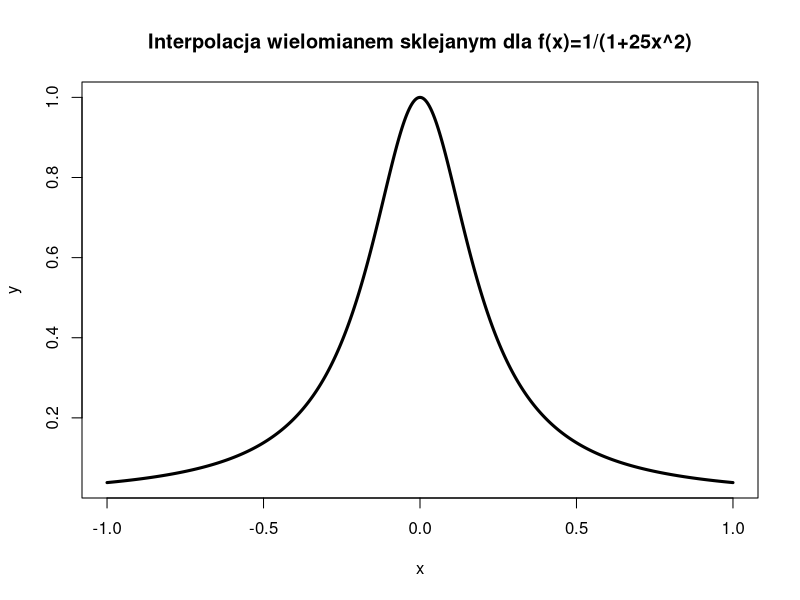
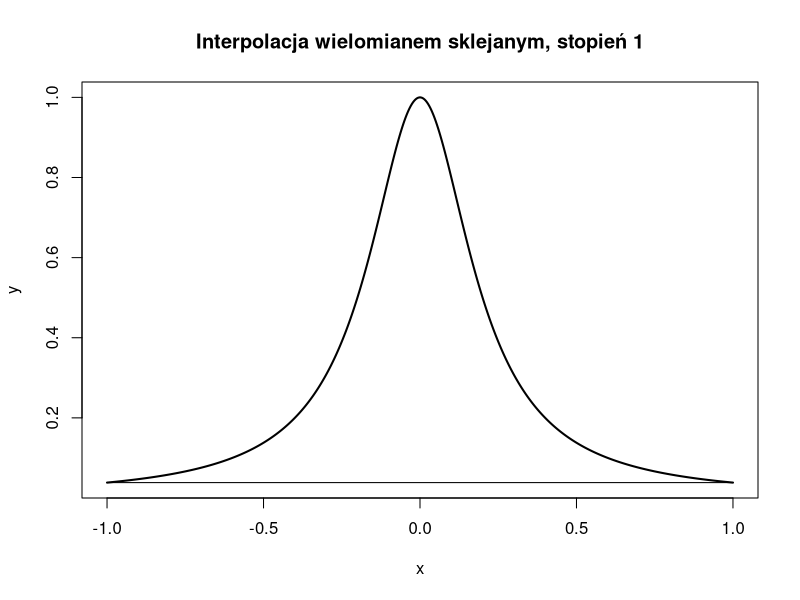
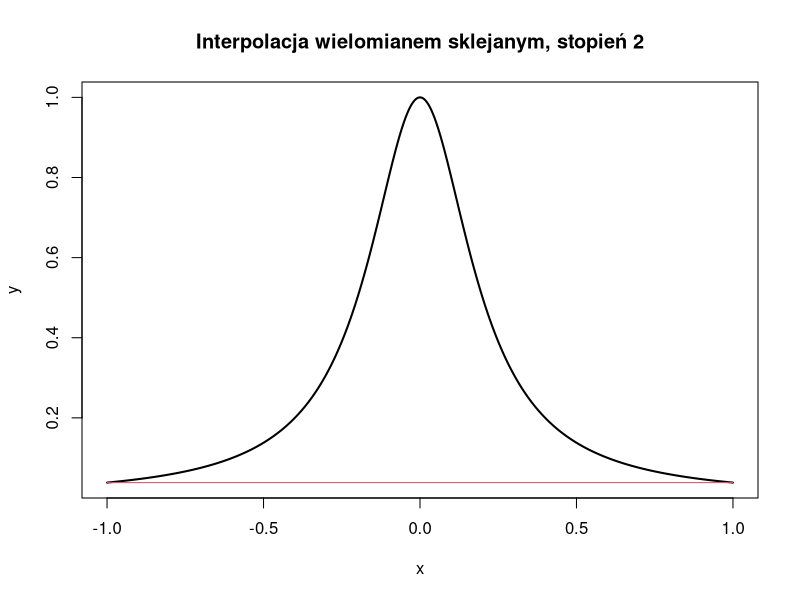
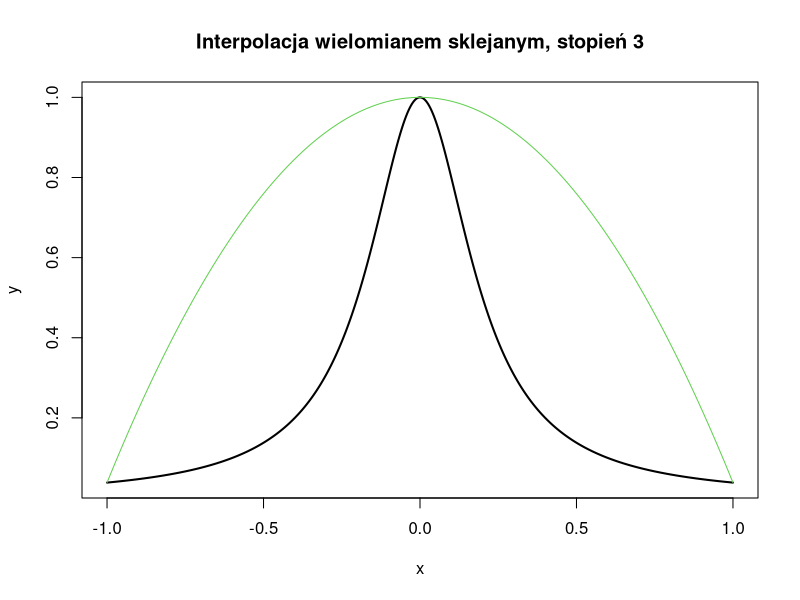
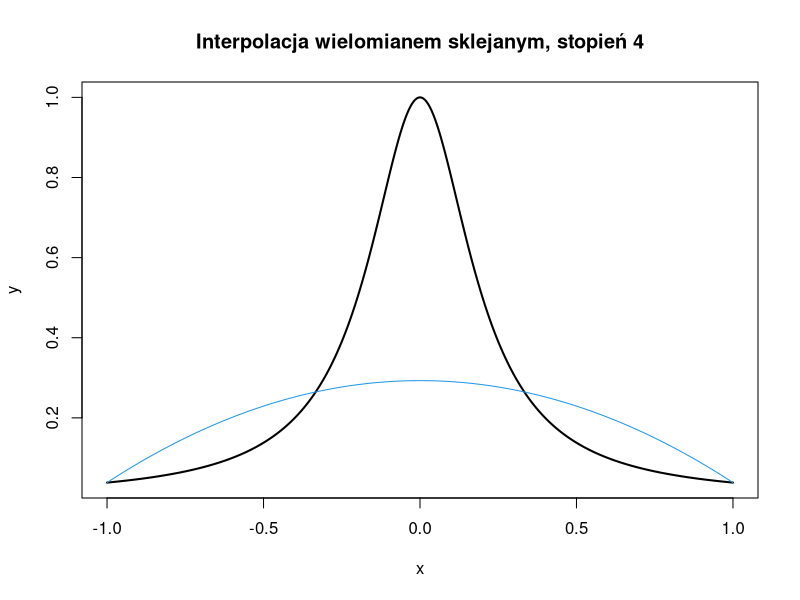
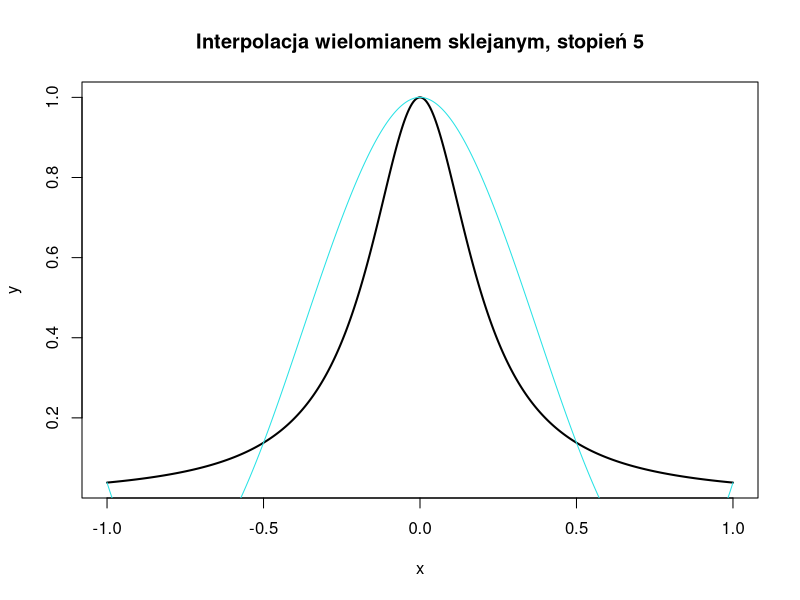
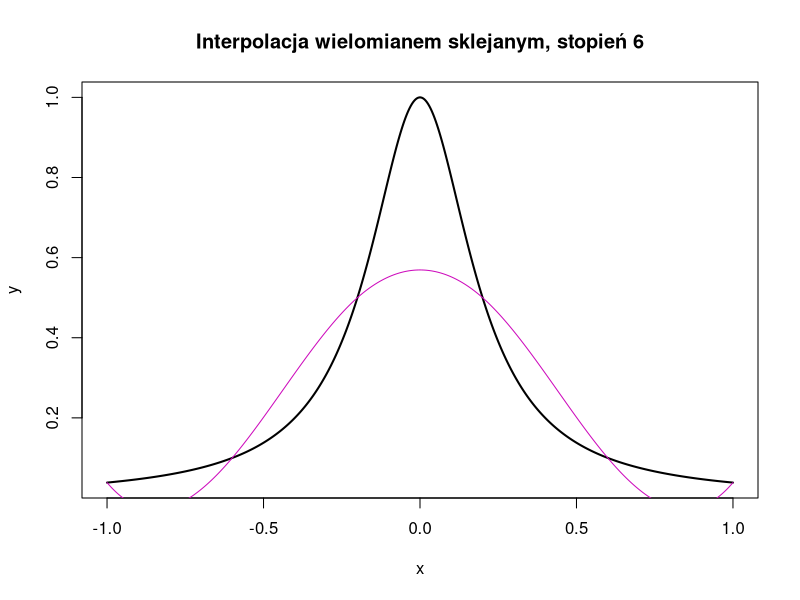
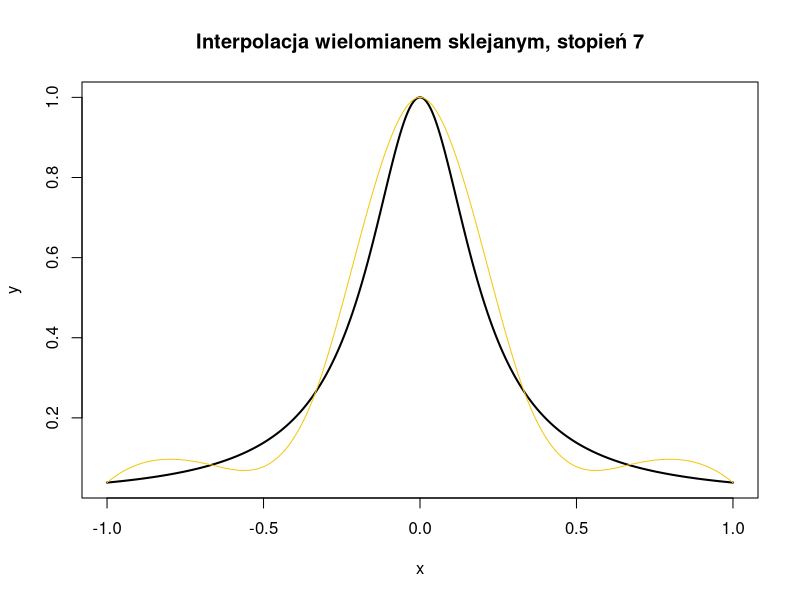

Recreate these plots in R, in order.
pdf("zadanie4_l3.pdf", width = 8, height = 6)
f <- function(x) 1/(1+25*x^2)
x<-seq(-1, 1, length.out = 500)
y<-f(x)
plot(x, y, type = "l", lwd = 3, col = "black",
     main = "Interpolacja wielomianem sklejanym dla f(x)=1/(1+25x^2)",
     xlab = "x", ylab = "y")
for (n in 1:20) {
  plot(x, y, type = "l", lwd = 2, main = paste("Interpolacja wielomianem sklejanym, stopień", n),  xlab = "x", ylab = "y")
  x1 <- seq(-1, 1, length.out = n)
  y1 <- f(x1)
  sp <- spline(x1, y1, xout = x)
  lines(sp$x, sp$y, col = n)
}

dev.off()
